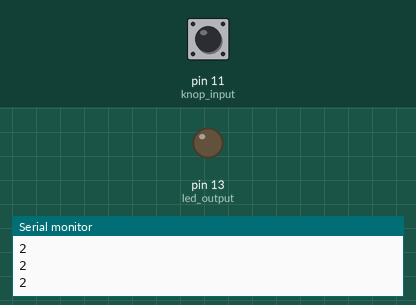
This sketch was run on a simulated Arduino Uno, built with avr-gcc and run on an emulated ATmega328P. Shown: output pins drawn as LEDs (lit = HIGH), the last lines printed to the serial monitor. The inputs (shaded band) are chosen by the test bench; at power-on: pin 11 (knop_input) HIGH.

Above: at 1.2 s.
1.3 s: pin 11 (knop_input) pulled LOW for 0.15 s
At 2.1 s:
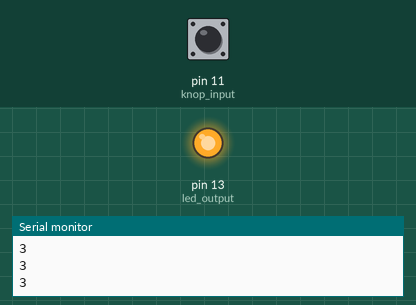
Timing chart, 0 to 4.3 s (numbered marks = the images above; inputs shaded):
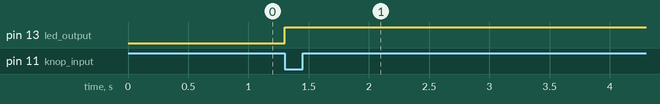

Measured:
- after the input at 1.3 s, pin 13 (led_output): LOW → HIGH at once

The sketch:

les_3_p26_states.ino
```cpp
void setup() {
  pinMode(13, OUTPUT);         // led output
  pinMode(11,  INPUT_PULLUP);  // knop input & pull-up

  // start serial
  Serial.begin(115200);
  Serial.println("Hallo arduino wereld.");
}

int State = 1;
void loop() {
  delay(10);

  Serial.println(State);

  if (State == 1) {
    if (digitalRead(11) == HIGH) {
      State = 2;             // ga naar state 2 als knop hoog is.
    }
  }
  if (State == 2) {
    if (digitalRead(11) == LOW) {
      State = 3;             // ga naar state 3 als knop laag is.
      digitalWrite(13, 1);   // en zet de led aan
    }
  }


}
```
